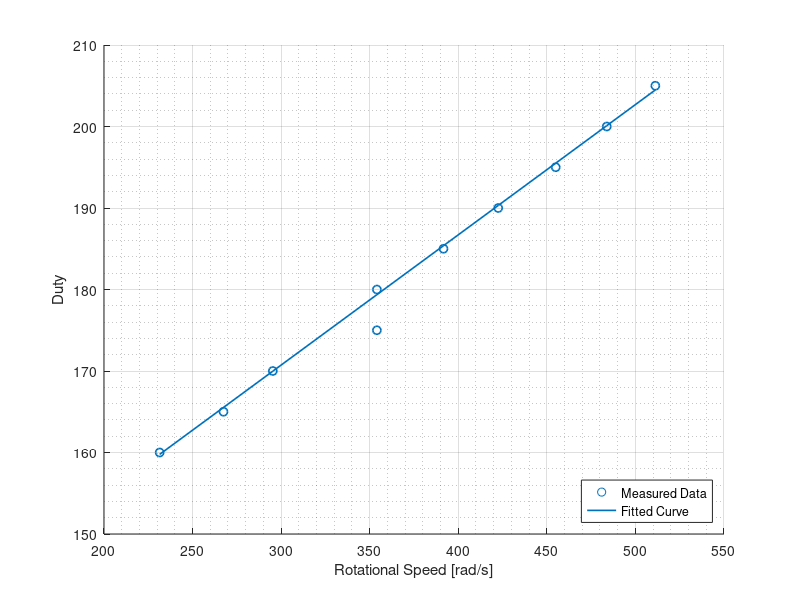

Write the MATLAB code that produced this figure.
close all
clear 
clc
pwm=[160,165,170,175,180,185,190,195,200,205];
speed=[231.43, 267.45, 295.31, 354.05, 354.05, 391.65, 422.54, 455.01, 483.81, 511.24];
curve=speed*0.1598+122.79;

figure
scatter(speed, pwm, 'lineWidth',1.2)
hold on
plot(speed,curve, 'lineWidth',1.2)
grid on
grid minor
title('')
ylabel('Duty')
xlabel('Rotational Speed [rad/s]')
legend('Measured Data','Fitted Curve','Location','SouthEast')